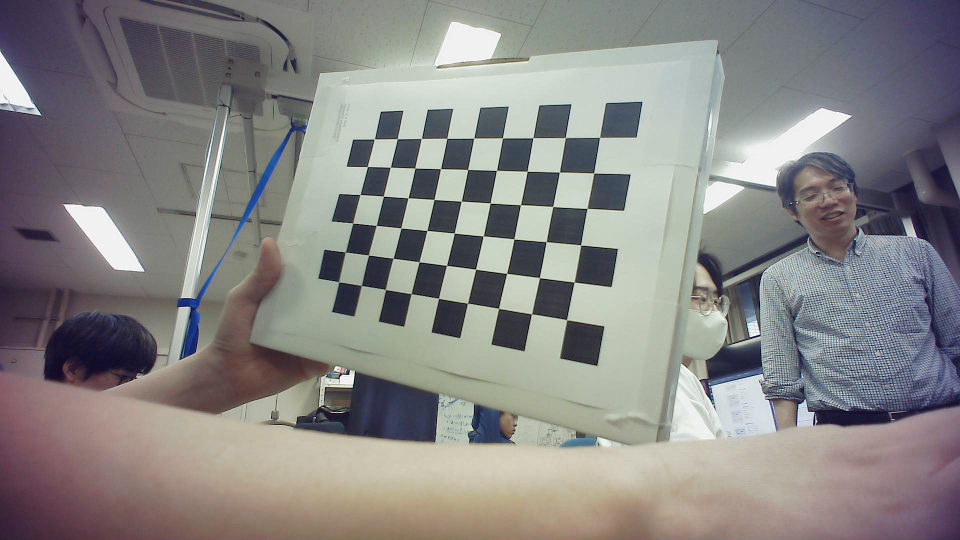
#> input picture 3/WIN_20250521_15_42_03_Pro.jpg, 1920 x 1080 px, given as the content of the folder C:/Temp/camera_test, which was not available (shown at 1/2 size)
$ python calibration.py
#> lines starting #> are read from the running program, lines starting #| are printed output that depends on the picture; after the words box and inside, x2 and y2 are one past the last pixel; in counts of white or black regions, pixels touching at a corner belong together; long printed decimals are rounded; pictures that were not available may be replaced by others from this repository, and a replacement may not be noted
import cv2
import numpy as np
import glob
import os

# チェスボードの交点の数
chessboard_size = (9, 6)

# チェスボードの3D座標
objp = np.zeros((chessboard_size[0]*chessboard_size[1], 3), np.float32)
objp[:, :2] = np.mgrid[0:chessboard_size[0], 0:chessboard_size[1]].T.reshape(-1, 2)

objpoints = []
imgpoints = []

# フォルダ設定
image_dir = r"C:\Temp\camera_test"       # 読み込み元
result_dir = r"C:\Temp\camera_result"    # 保存先
os.makedirs(result_dir, exist_ok=True)

images = glob.glob(os.path.join(image_dir, '*.jpg'))
print(f"📂 {len(images)} 枚の画像を読み込みました")

# コーナー検出
for fname in images:
    img = cv2.imread(fname)
#> img is the input picture: shape (1080, 1920, 3); mean B, G, R 132.3, 133.3, 135.2
    gray = cv2.cvtColor(img, cv2.COLOR_BGR2GRAY)
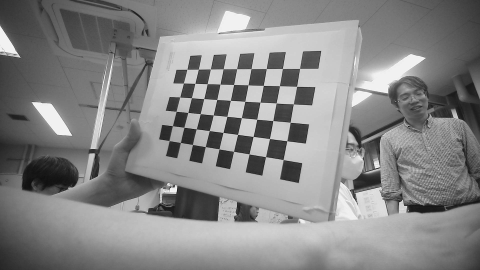
#> gray: shape (1080, 1920) (shown at 1/4 size); min 0, max 255, mean 133.8
    ret, corners = cv2.findChessboardCorners(gray, chessboard_size, None)
#> ret = True; corners = 54 rows, first 8: [1133.2, 638.9], [1063.2, 628.1], [997.6, 616.9], [936.2, 606.5], [877.8, 596.8], [822.9, 587.7], [771.8, 579.5], [723.7, 571.2]

    if ret:
        objpoints.append(objp)
        imgpoints.append(corners)
        print(f"✅ 使用できました: {os.path.basename(fname)}")
    else:
        print(f"❌ 使用できませんでした: {os.path.basename(fname)}")


cv2.destroyAllWindows()

# カメラキャリブレーション
ret, mtx, dist, rvecs, tvecs = cv2.calibrateCamera(objpoints, imgpoints, gray.shape[::-1], None, None)
#> ret = 0.759; mtx = [[1141.6, 0, 955.5], [0, 1093.5, 479.9], [0, 0, 1]]; dist = [[0.746, -19.59, -0.0122, -0.0371, 140.3]]; rvecs = ([-0.857, -0.298, -2.85],); tvecs = ([2.23, 2.08, 14.06],)
print("🎯 カメラ行列（内部パラメータ）:")
print(mtx)
#| [[1.14158156e+03 0.00000000e+00 9.55523947e+02]
#|  [0.00000000e+00 1.09349866e+03 4.79862279e+02]
#|  [0.00000000e+00 0.00000000e+00 1.00000000e+00]]
print("\n🎯 歪み係数:")
print(dist)
#| [[ 7.45629753e-01 -1.95918046e+01 -1.21745098e-02 -3.71047135e-02
#|    1.40302635e+02]]

# 結果保存
np.savez(os.path.join(result_dir, "calibration_result.npz"), mtx=mtx, dist=dist)

# チェスボード枠線描画関数
def draw_board_outline(img, corners, board_size):
    if corners is not None and len(corners) >= board_size[0]*board_size[1]:
        tl = tuple(corners[0][0].astype(int))
        tr = tuple(corners[board_size[0]-1][0].astype(int))
        br = tuple(corners[-1][0].astype(int))
        bl = tuple(corners[-board_size[0]][0].astype(int))

        cv2.line(img, tl, tr, (0, 0, 255), 2)
        cv2.line(img, tr, br, (0, 0, 255), 2)
        cv2.line(img, br, bl, (0, 0, 255), 2)
        cv2.line(img, bl, tl, (0, 0, 255), 2)

# 補正対象画像（最初の画像）
img = cv2.imread(images[0])
h, w = img.shape[:2]
newcameramtx, roi = cv2.getOptimalNewCameraMatrix(mtx, dist, (w, h), alpha=0.5)
#> newcameramtx = [[74814.7, 0, 896.8], [0, 61335.6, 626.7], [0, 0, 1]]; roi = (434, 344, 1019, 549)
undistorted = cv2.undistort(img, mtx, dist, None, newcameramtx)
cv2.imwrite(os.path.join(result_dir, "undistorted_example.jpg"), undistorted)

# --- 赤枠なし・ラベル付きの比較画像を作成・保存 ---
img_labeled = img.copy()
undistorted_labeled = undistorted.copy()

cv2.putText(img_labeled, "Original", (10, 30), cv2.FONT_HERSHEY_SIMPLEX, 1, (255,255,255), 2)
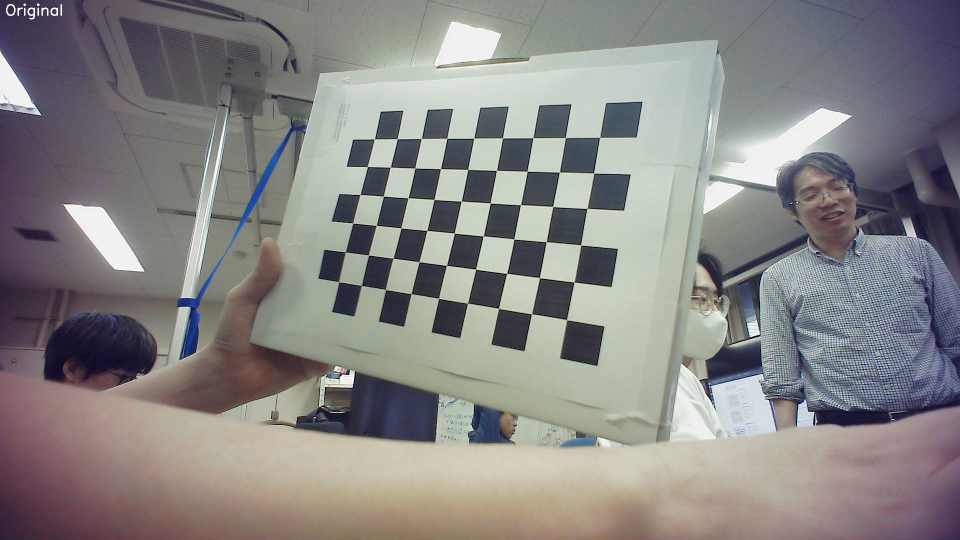
#> img_labeled: shape (1080, 1920, 3) (shown at 1/2 size); 0.04% of pixels changed, all inside (x1, y1, x2, y2) = (12, 7, 124, 39)
cv2.putText(undistorted_labeled, "Undistorted", (10, 30), cv2.FONT_HERSHEY_SIMPLEX, 1, (255,255,255), 2)
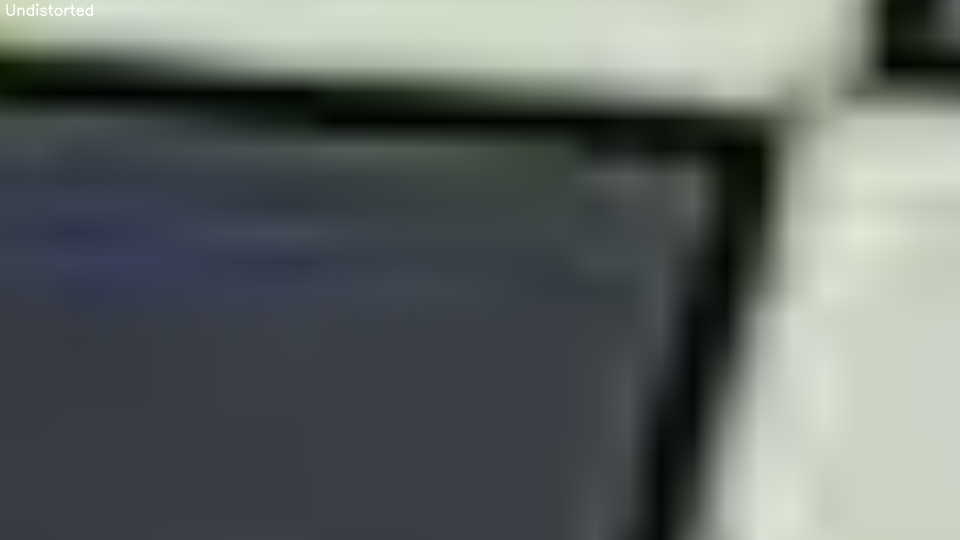
#> undistorted_labeled: shape (1080, 1920, 3) (shown at 1/2 size); mean B, G, R 100.8, 103.7, 96.5

plain_labeled_comparison = np.hstack((img_labeled, undistorted_labeled))
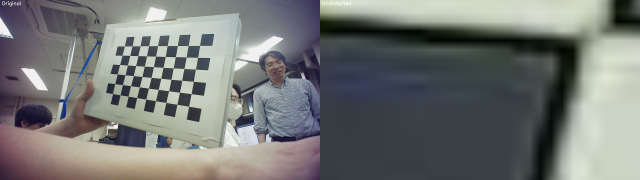
#> plain_labeled_comparison: shape (1080, 3840, 3) (shown at 1/6 size); mean B, G, R 116.6, 118.6, 115.9
cv2.imwrite(os.path.join(result_dir, "plain_comparison_labeled.jpg"), plain_labeled_comparison)


# 枠線描画
gray = cv2.cvtColor(img, cv2.COLOR_BGR2GRAY)
ret1, corners1 = cv2.findChessboardCorners(gray, chessboard_size, None)
#> ret1 = True; corners1 has the same summary as corners
draw_board_outline(img, corners1, chessboard_size)
#> in draw_board_outline, `tl = tuple(corners[0][0].astype(int))`: tl = (1133, 638)
#> in draw_board_outline, `tr = tuple(corners[board_size[0]-1][0].astype(int))`: tr = (679, 564)
#> in draw_board_outline, `br = tuple(corners[-1][0].astype(int))`: br = (749, 278)
#> in draw_board_outline, `bl = tuple(corners[-board_size[0]][0].astype(int))`: bl = (1199, 275)
cv2.putText(img, "Original", (10, 30), cv2.FONT_HERSHEY_SIMPLEX, 1, (255,255,255), 2)
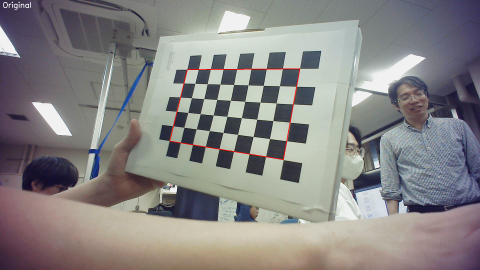
#> img: shape (1080, 1920, 3) (shown at 1/4 size); mean B, G, R 132.1, 133.1, 135.6

gray_u = cv2.cvtColor(undistorted, cv2.COLOR_BGR2GRAY)
ret2, corners2 = cv2.findChessboardCorners(gray_u, chessboard_size, None)
#> ret2 = False; corners2 = None
draw_board_outline(undistorted, corners2, chessboard_size)
cv2.putText(undistorted, "Undistorted", (10, 30), cv2.FONT_HERSHEY_SIMPLEX, 1, (255,255,255), 2)

# エッジ抽出比較
edges_before = cv2.Canny(img, 100, 200)
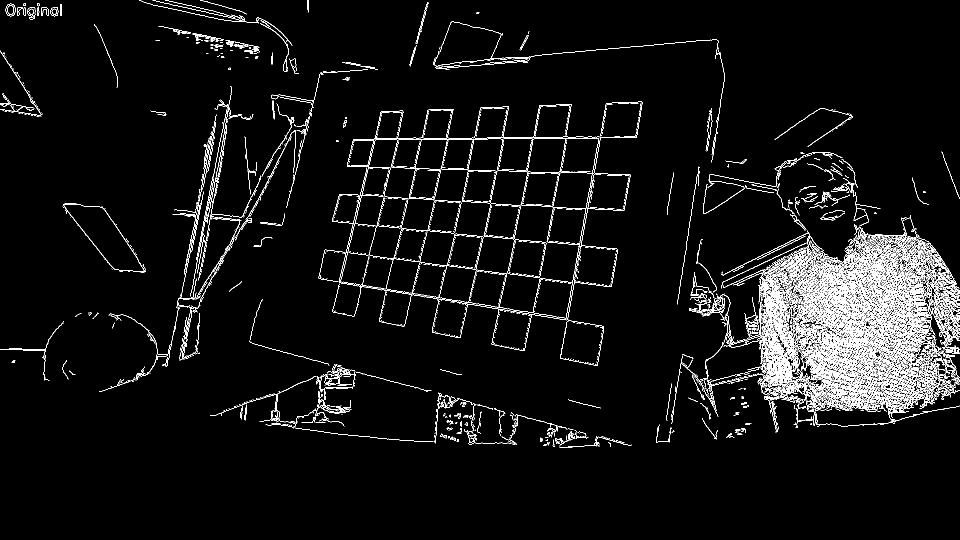
#> edges_before: shape (1080, 1920) (shown at 1/2 size); 4.6% white in thin lines or dots, all inside (x1, y1, x2, y2) = (0, 0, 1920, 896)
edges_after = cv2.Canny(undistorted, 100, 200)
#> edges_after: shape (1080, 1920); 0.04% white in thin lines or dots, all inside (x1, y1, x2, y2) = (12, 6, 187, 33)
edge_comparison = np.hstack((edges_before, edges_after))
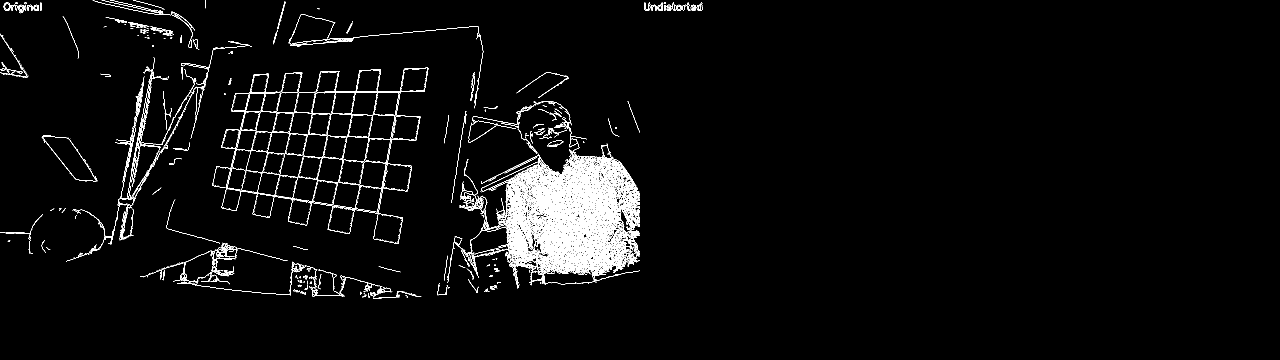
#> edge_comparison: shape (1080, 3840) (shown at 1/3 size); 2.3% white in thin lines or dots, all inside (x1, y1, x2, y2) = (0, 0, 2107, 896)
cv2.imwrite(os.path.join(result_dir, "edge_comparison.jpg"), edge_comparison)

# 枠付き比較画像
board_comparison = np.hstack((img, undistorted))
cv2.imwrite(os.path.join(result_dir, "board_comparison.jpg"), board_comparison)

# 表示
cv2.imshow("Edge Comparison", edge_comparison)
cv2.imshow("Board Outline Comparison", board_comparison)
cv2.waitKey(0)
cv2.destroyAllWindows()

$ run again, on 3/WIN_20250521_15_42_11_Pro.jpg
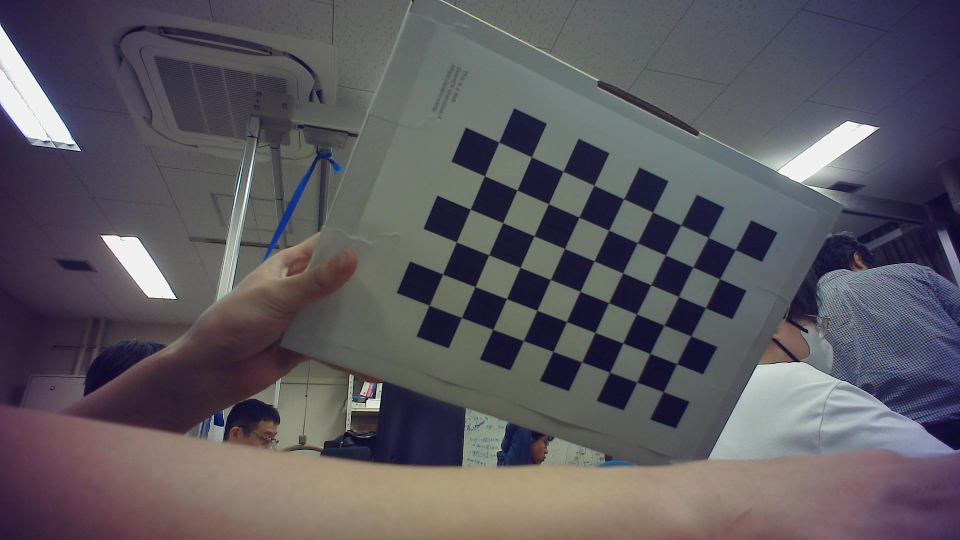
#> input picture 3/WIN_20250521_15_42_11_Pro.jpg, 1920 x 1080 px, given as the content of the folder C:/Temp/camera_test, which was not available (shown at 1/2 size)
#> img is the input picture: shape (1080, 1920, 3); mean B, G, R 95, 88.8, 92.5
#> `ret, corners = cv2.findChessboardCorners(gray, chessboard_size, None)`: ret = True; corners = 54 rows, first 8: [1326.2, 783.1], [1274.5, 764.5], [1218, 744.5], [1163.1, 723.3], [1105.9, 703], [1046.4, 680.7], [986.8, 657.9], [923.8, 635.4]
#> `ret, mtx, dist, rvecs, tvecs = cv2.calibrateCamera(objpoints, imgpoint..`: ret = 0.779; mtx = [[983.3, 0, 815.9], [0, 921.9, 722.3], [0, 0, 1]]; dist = [[-0.0434, 0.217, 0.0204, 0.0106, -0.178]]; rvecs = ([0.332, 0.243, -2.76],); tvecs = ([7.89, 0.928, 15.5],)
#| [[983.329   0.         815.931]
#|  [  0.         921.939 722.313]
#|  [  0.           0.           1.        ]]
#| [[-0.04342  0.2175  0.0204  0.0106 -0.1781]]
#> newcameramtx = [[543.3, 0, 454.3], [0, 750.1, 804.2], [0, 0, 1]]; roi = (3, 217, 1060, 853)
#> img_labeled: shape (1080, 1920, 3); 0.04% of pixels changed, all inside (x1, y1, x2, y2) = (12, 7, 124, 39)
#> undistorted_labeled: shape (1080, 1920, 3); mean B, G, R 56.5, 52.5, 54.2
#> ret1 = True; corners1 has the same summary as corners
#> tl = (1326, 783)
#> tr = (859, 610)
#> br = (997, 285)
#> bl = (1470, 499)
#> ret2 = True; corners2 = 54 rows, first 8: [730.8, 849.5], [703.2, 834.4], [674.6, 819.9], [644.5, 803.4], [613.6, 787.4], [581.2, 769.8], [548.5, 751.9], [513.8, 733.1]
#> `edges_before = cv2.Canny(img, 100, 200)`:
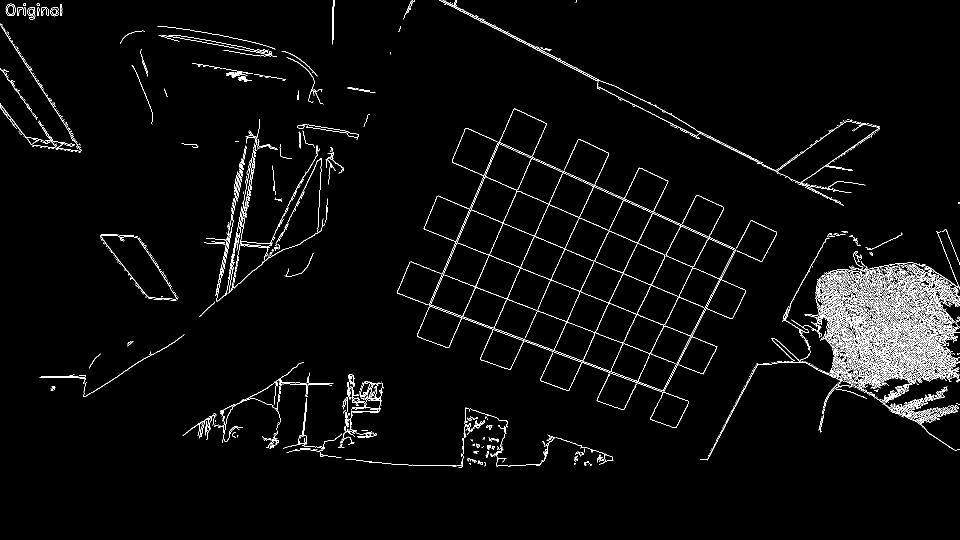
#> edges_before: shape (1080, 1920) (shown at 1/2 size); 2.9% white in thin lines or dots, all inside (x1, y1, x2, y2) = (0, 0, 1920, 936)
#> edges_after: shape (1080, 1920); 3.2% white in thin lines or dots, all inside (x1, y1, x2, y2) = (0, 0, 1318, 1080)
#> `edge_comparison = np.hstack((edges_before, edges_after))`:
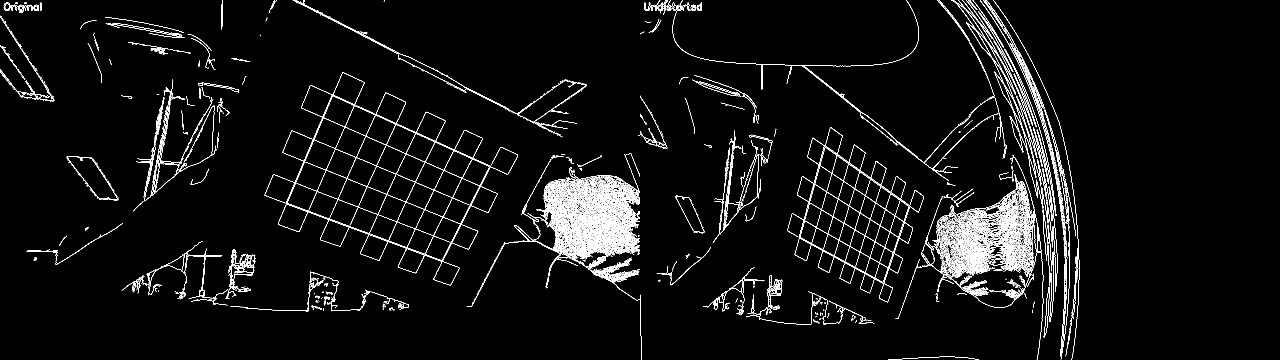
#> edge_comparison: shape (1080, 3840) (shown at 1/3 size); 3.1% white in thin lines or dots, all inside (x1, y1, x2, y2) = (0, 0, 3238, 1080)

$ run again, on 3/WIN_20250521_15_42_13_Pro.jpg
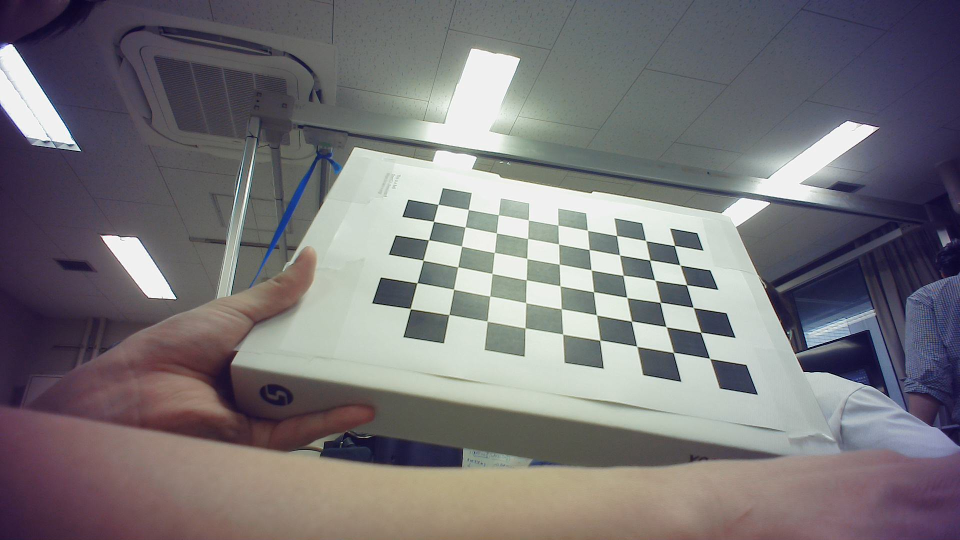
#> input picture 3/WIN_20250521_15_42_13_Pro.jpg, 1920 x 1080 px, given as the content of the folder C:/Temp/camera_test, which was not available (shown at 1/2 size)
#> img is the input picture: shape (1080, 1920, 3); mean B, G, R 120, 117, 119.9
#> `ret, corners = cv2.findChessboardCorners(gray, chessboard_size, None)`: ret = True; corners = 54 rows, first 8: [1418.8, 716.3], [1347.5, 705], [1273, 691.8], [1199.3, 681.8], [1124.6, 667.5], [1050.9, 656.1], [973.7, 641.5], [899.5, 628.6]
#> `ret, mtx, dist, rvecs, tvecs = cv2.calibrateCamera(objpoints, imgpoint..`: ret = 1.39; mtx = [[981.5, 0, 911.2], [0, 897.7, 561.2], [0, 0, 1]]; dist = [[0.2, -0.712, -0.0264, -0.0168, 1.17]]; rvecs = ([0.155, -1.13, -2.74],); tvecs = ([6.71, 2.34, 12.86],)
#| [[981.508   0.         911.226]
#|  [  0.         897.669 561.153]
#|  [  0.           0.           1.        ]]
#| [[ 0.2001 -0.7118 -0.02644 -0.01684  1.168]]
#> newcameramtx = [[1971.3, 0, 1036.5], [0, 1765.8, 519], [0, 0, 1]]; roi = (231, 180, 1482, 731)
#> img_labeled: shape (1080, 1920, 3); 0.04% of pixels changed, all inside (x1, y1, x2, y2) = (12, 7, 124, 39)
#> undistorted_labeled: shape (1080, 1920, 3); mean B, G, R 152.8, 160.1, 155.6
#> ret1 = True; corners1 has the same summary as corners
#> tl = (1418, 716)
#> tr = (822, 618)
#> br = (876, 408)
#> bl = (1348, 491)
#> ret2 = False; corners2 = None
#> `edges_before = cv2.Canny(img, 100, 200)`:
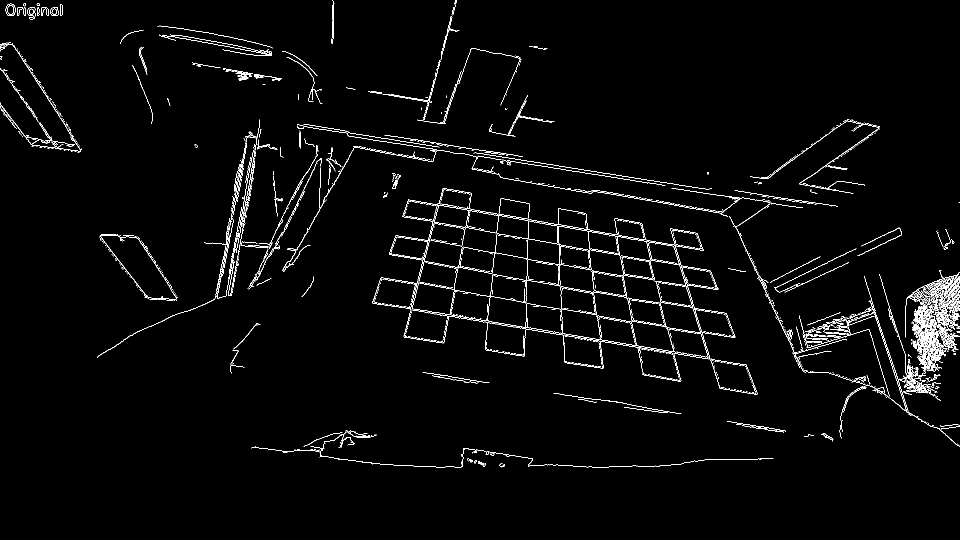
#> edges_before: shape (1080, 1920) (shown at 1/2 size); 2.2% white in thin lines or dots, all inside (x1, y1, x2, y2) = (0, 0, 1920, 935)
#> edges_after: shape (1080, 1920); 1.6% white in thin lines or dots
#> `edge_comparison = np.hstack((edges_before, edges_after))`:
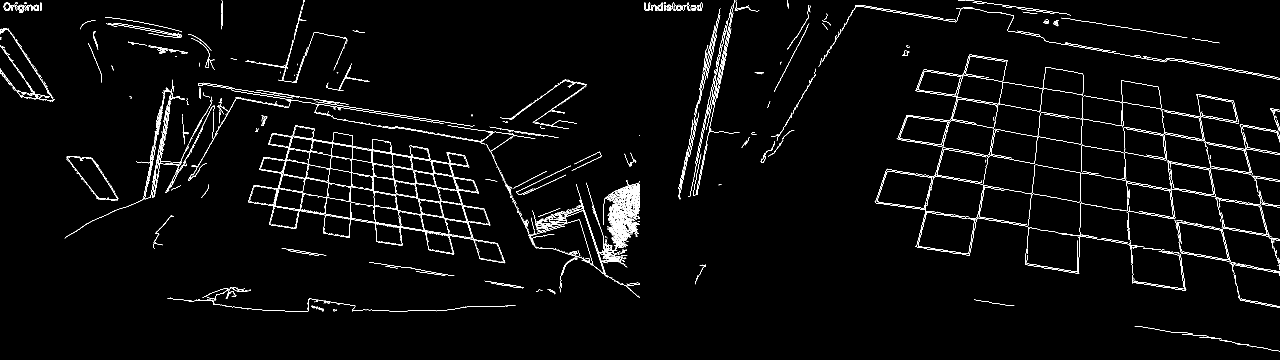
#> edge_comparison: shape (1080, 3840) (shown at 1/3 size); 1.9% white in thin lines or dots
